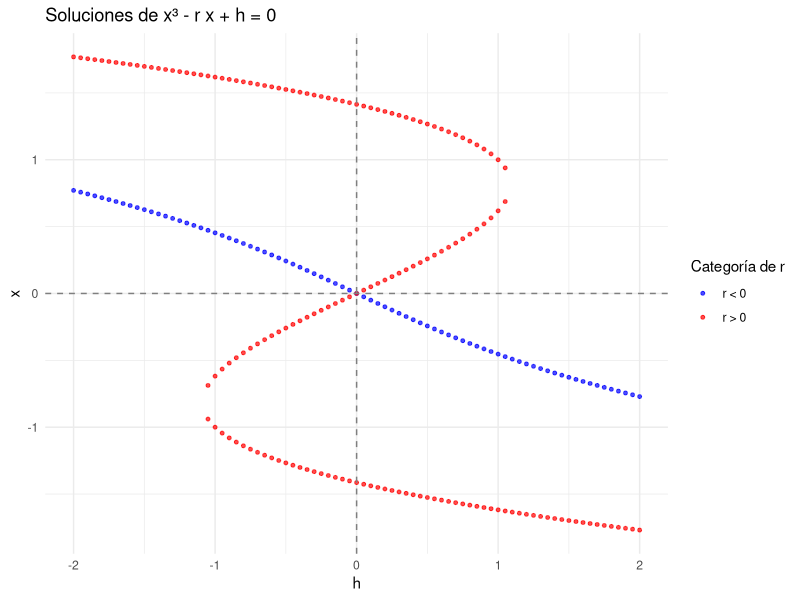

Source code (R):
library(ggplot2)

# Función para resolver numéricamente x³ - r x + h = 0 y extraer raíces reales
solve_cubic <- function(h, r) {
  # Coeficientes del polinomio: x³ + 0x² - r x + h = 0
  coeffs <- c(h, -r, 0, 1)  # Polinomio: h - r x + 0 x² + 1 x³
  roots <- polyroot(coeffs)  # Encuentra todas las raíces (reales y complejas)
  # Filtrar raíces reales (parte imaginaria cercana a cero)
  real_roots <- Re(roots[abs(Im(roots)) < 1e-6])
  return(real_roots)
}

# Generar datos para r < 0 y r > 0
set.seed(123)
h_values <- seq(-2, 2, by = 0.05)  # Rango de valores de h
r_neg <- -2                       # Ejemplo de r < 0
r_pos <- 2                        # Ejemplo de r > 0

# Resolver para r < 0
df_neg <- data.frame()
for (h in h_values) {
  roots <- solve_cubic(h, r_neg)
  if (length(roots) > 0) {
    df_neg <- rbind(df_neg, data.frame(r = r_neg, h = h, x = roots))
  }
}

# Resolver para r > 0
df_pos <- data.frame()
for (h in h_values) {
  roots <- solve_cubic(h, r_pos)
  if (length(roots) > 0) {
    df_pos <- rbind(df_pos, data.frame(r = r_pos, h = h, x = roots))
  }
}

# Combinar datos y clasificar por signo de r
combined_df <- rbind(df_neg, df_pos)
combined_df$r_category <- ifelse(combined_df$r > 0, "r > 0", "r < 0")

# Gráfica
ggplot(combined_df, aes(x = h, y = x, color = r_category)) +
  geom_point(size = 1, alpha = 0.7) +
  labs(
    title = "Soluciones de x³ - r x + h = 0",
    x = "h",
    y = "x",
    color = "Categoría de r"
  ) +
  scale_color_manual(values = c("r > 0" = "red", "r < 0" = "blue")) +
  theme_minimal() +
  geom_vline(xintercept = 0, linetype = "dashed", color = "gray50") +
  geom_hline(yintercept = 0, linetype = "dashed", color = "gray50")
